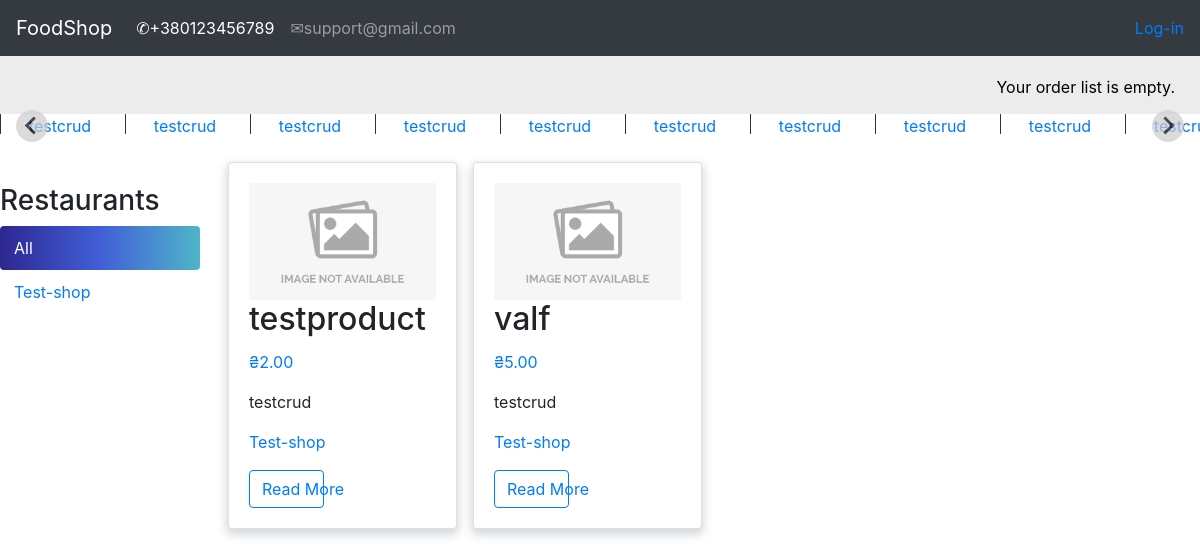
Before: / with the older database file.
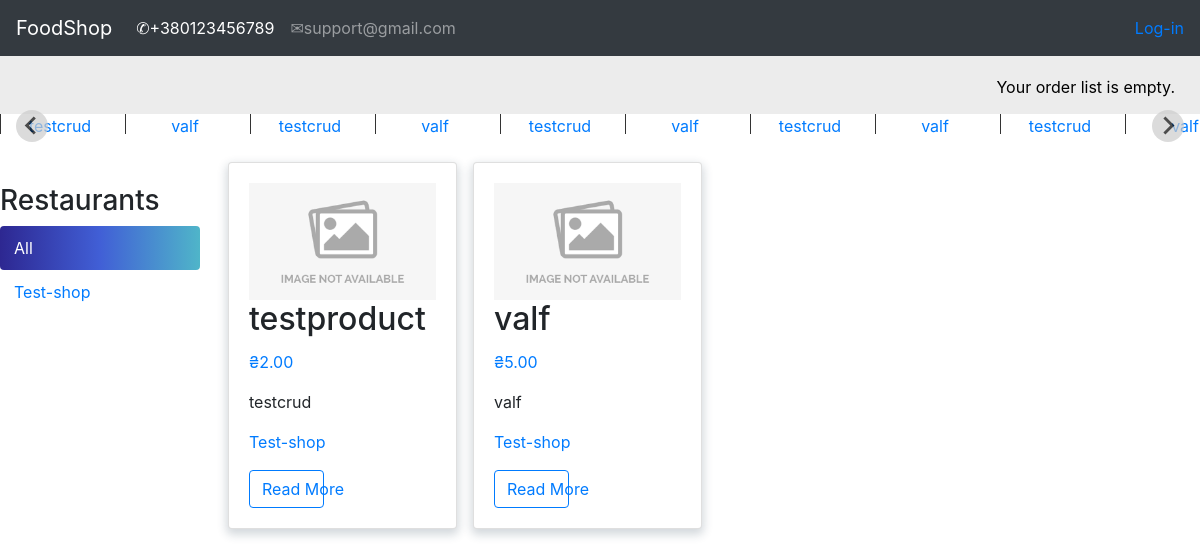
After: the same page with the newer database file.
### shop/models.py (models this page shows, shortened)
class Category(models.Model):
    name = models.CharField(max_length=150, db_index=True)
    slug = models.SlugField(max_length=150, db_index=True, unique=True)
    class Meta:
        ordering = ('name',)
        default_related_name = "category"
    def __str__(self):
        return self.name

class Shop(models.Model):
    owner = models.OneToOneField(settings.AUTH_USER_MODEL, on_delete=models.CASCADE)
    name = models.CharField(max_length=150, db_index=True)
    slug = models.SlugField(max_length=150, db_index=True, unique=True)
    class Meta:
        ordering = ('name',)
        default_related_name = "shop"
    def __str__(self):
        return self.name

class Product(models.Model):
    shop = models.ForeignKey(Shop, on_delete=models.CASCADE)
    category = models.ForeignKey(Category, on_delete=models.CASCADE)
    name = models.CharField(max_length=150, db_index=True)
    slug = models.SlugField(max_length=150, db_index=True)
    image = models.ImageField(upload_to='image_products/%Y/%d/%m', default='image_products/no_img.png')
    description = models.TextField(blank=True)
    price = models.DecimalField(max_digits=10, decimal_places=2)
    available = models.BooleanField(default=True)
    created = models.DateTimeField(auto_now_add=True)
    updated = models.DateTimeField(auto_now=True)
    objects = ProductManager()
    class Meta:
        ordering = ('name',)
        index_together = (('id', 'slug'),)
        default_related_name = "products"
    def get_absolute_url(self):
        return reverse('product_detail',
                       args=[self.id, self.slug])
    def get_shop_slug(self):
        shop = Shop.objects.get(name=self.shop)
        shop = shop.slug
        return reverse('product_list_by_shop',
                       args=[shop])

### shop/views.py (the view)
# urls.py: path('', views.product_list, name='product_list'),
def product_list(request, shop_slug=None, category_slug=None):
    shop = None
    shops = Shop.objects.all()
    category = None
    categories = Category.objects.all()
    products = Product.objects.available()
    if shop_slug:
        shop = Shop.objects.get(slug=shop_slug)
        products = products.filter(shop=shop)
    if category_slug:
        category = Category.objects.get(slug=category_slug)
        products = products.filter(category=category)
    return render(request, 'shop/index.html',
                  {'product_list': products,
                   'category': category,
                   'categories': categories,
                   'shop': shop,
                   'shops': shops})

### orderlist/context_processors.py (called while the page is built)
def orderlist(request):
    return {'orderlist': OrderList(request)}

### orderlist/orderlist.py (called while the page is built)
    def __len__(self):
        return sum(item['count'] for item in self.orderlist.values())

### shop/models.py (called while the page is built)
    def available(self):
        return self.filter(available=True)

    def get_query_set(self):
        return ProductQuerySet(self.model)

    def available(self):
        return self.get_query_set().available()

### templates/shop/index.html (shortened to what this page needs)
{% extends 'shop/base.html' %}
{% load static %}
{% load custom_tags %}
{% block context %}
<body>
{% if categories %}
<div class="splide mb-3">
        <div class="splide__track">
            <ul class="splide__list">
                {% for c in categories %}
                <li class="splide__slide"><a href="{% url 'product_category' c.slug %}">{{ c.name }}</a></li>
                {% endfor %}
            </ul>
        </div>
    </div>
{% endif %}
<div id="sidebar">
        <h3>Restaurants</h3>
        <ul>
            <li {% if not shop %} class="selected"{% endif %}>
                <a href="{% url 'product_list' %}">All</a>
            </li>
            {% for c in shops %}
                <li {% if shop.slug == c.slug %} class="selected"{% endif %}>
                    <a href="{% url 'product_list_by_shop' c.slug%}">{{ c.name }}</a>
                </li>
            {% endfor %}
        </ul>
    </div>
{% if product_list %}
<div class="row">
      {% for product in product_list %}
        <div class="post-item col-12 col-sm-6 col-md-6 col-lg-3 p-2">
          <div class="card h-100 card-product">
            <div class="card-body card-flex">
              <img src="{{ product.image.url }}" style="width:100%; height:100%">
              <h2 class="card-title">{{ product.name }}</h2>
              <p class="text-primary">₴{{ product.price}}</p>
              <p class="card-text">{{product.category|safe | truncatewords:10 }}</p>
              <p class="card-text"><a href="{{ product.get_shop_slug }}">
                  {{product.shop|safe | truncatewords:10 }}</a></p>
              <a href="{{ product.get_absolute_url }}" style="width:40%" class="btn btn-outline-primary">Read More</a>
            </div>
          </div>
        </div>
      {% endfor %}
    </div>
{% else %}
<p style="font-style:oblique; font-size: 400%">Sorry, there are no products in this collection.</p>
{% endif %}
</body>
</html>
{% endblock context %}

Changed rows visible on the page:
added Category: name "valf"
changed Product "valf": category "testcrud" → "valf"
